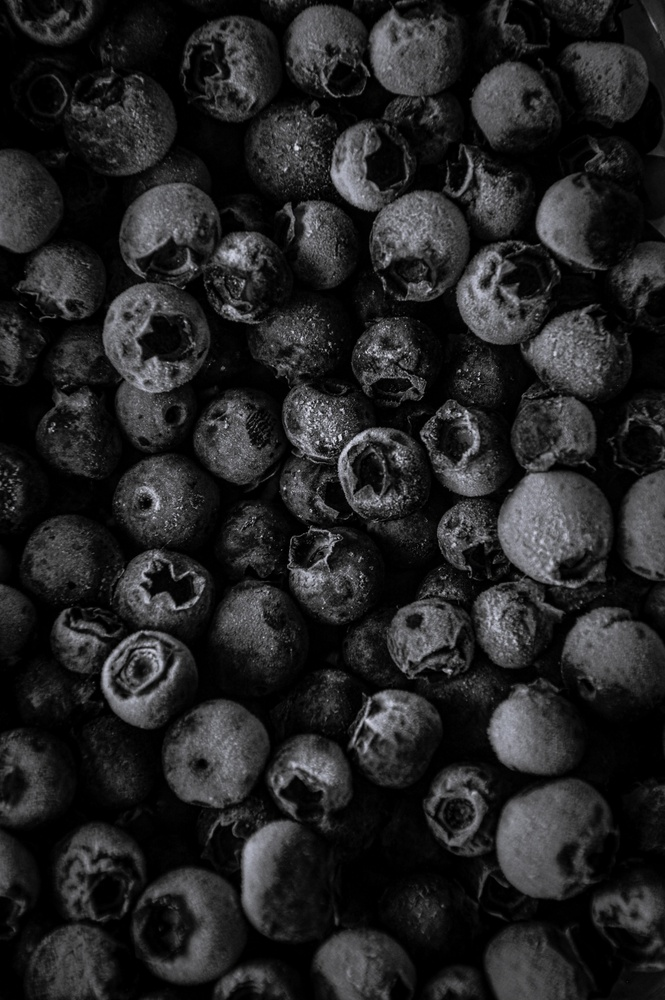
#> input picture P1/1.jpg, 665 x 1000 px, shrunk from 4000 x 6016 before the run
$ jupyter execute 'SALÍS_CABRERA_Actividad_1.ipynb'
#> lines starting #> are read from the running program, lines starting #| are printed output that depends on the picture
#> further down, imagen_original is the input picture: shape (1000, 665, 3); mean B, G, R 36.7, 36, 35.9
# **Actividad I**
## *Antonio Cabrera y Álvaro Salís*

### Imagen 1 – CLAHE manual

[cell 1]
import cv2
import numpy as np
import matplotlib.pyplot as plt

def clahe_manual(imagen, tamano_tile=64, limite_recorte=2.0):
#> called with tamano_tile = 32, limite_recorte = 2
    h, w = imagen.shape
#> h = 1000; w = 665
    resultado = np.zeros_like(imagen, dtype=np.float32)

    for y in range(0, h, tamano_tile):
        for x in range(0, w, tamano_tile):
            tile = imagen[y:y+tamano_tile, x:x+tamano_tile]

            hist = np.zeros(256)
            for valor in tile.flatten():
                hist[valor] += 1

            limite = int(limite_recorte * tile.size / 256)
            for i in range(256):
                if hist[i] > limite:
                    hist[i] = limite

            cdf = hist.cumsum()
            cdf_normalizado = (cdf - cdf.min()) * 255 / (cdf.max() - cdf.min())

            tile_mejorado = cdf_normalizado[tile]
            resultado[y:y+tamano_tile, x:x+tamano_tile] = tile_mejorado
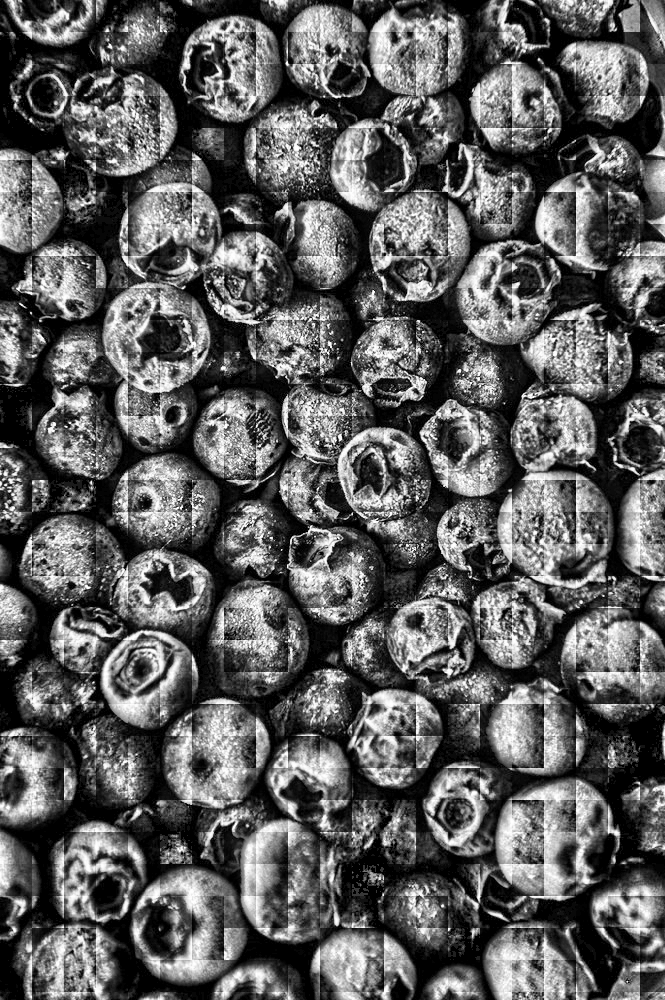
#> resultado: shape (1000, 665) float32; min 0, max 255, mean 93.2

    return np.clip(resultado, 0, 255).astype(np.uint8)

imagen_original = cv2.imread('1.jpg')
imagen_gris = cv2.cvtColor(imagen_original, cv2.COLOR_BGR2GRAY)

imagen_clahe = clahe_manual(imagen_gris, tamano_tile=32, limite_recorte=2.0)

plt.figure(figsize=(12, 4))

plt.subplot(1, 3, 1)
plt.imshow(imagen_gris, cmap='gray')
plt.title('Original')
plt.axis('off')

plt.subplot(1, 3, 2)
plt.imshow(imagen_clahe, cmap='gray')
plt.title('CLAHE Manual')
plt.axis('off')

plt.subplot(1, 3, 3)
plt.hist(imagen_gris.ravel(), bins=50, alpha=0.7, label='Original')
plt.hist(imagen_clahe.ravel(), bins=50, alpha=0.7, label='CLAHE')
plt.legend()

plt.tight_layout()
plt.show()
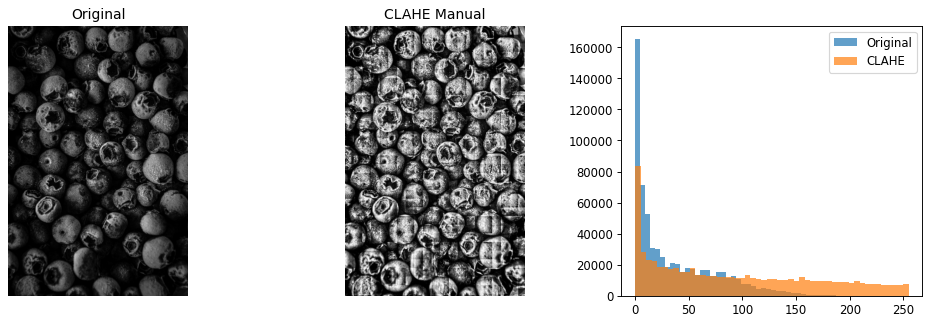
#> figure drawn by matplotlib, 3 panels; panel 3: tallest bar 165567 high, from x = 0 to 4.68; panel 3: tallest bar 83634 high, from x = 0 to 5.1

cv2.imwrite('imagen1_original.jpg', imagen_gris)
cv2.imwrite('imagen1_clahe_manual.jpg', imagen_clahe)
#> Out = True

$ run again, with P1/3.jpg copied over P1/1.jpg
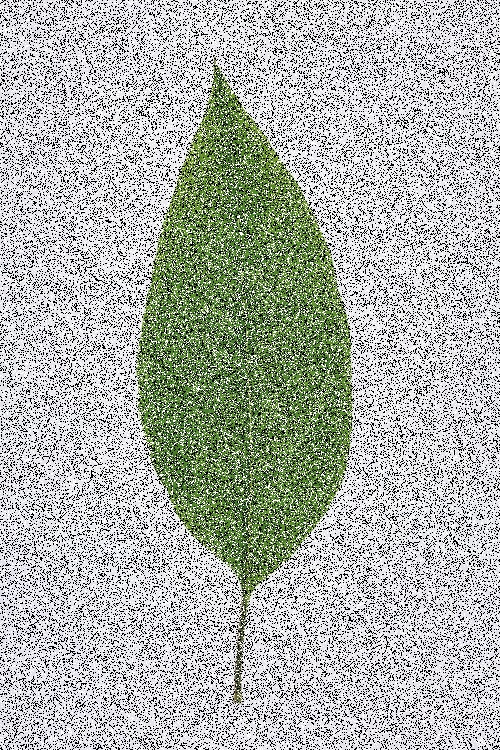
#> input picture P1/3.jpg, 500 x 750 px
#> imagen_original is the input picture: shape (750, 500, 3); mean B, G, R 170.7, 177, 172.6
#> after the loop in clahe_manual, `for y in range(0, h, tamano_tile):`:
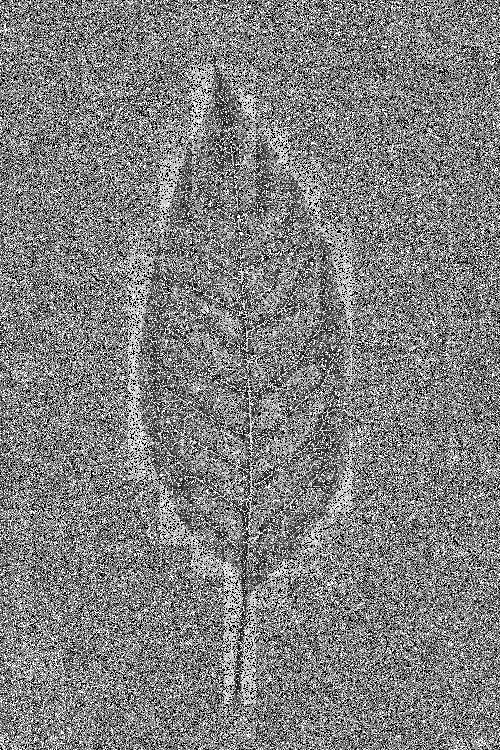
#> resultado: shape (750, 500) float32; min 0, max 255, mean 128.2
#> `plt.show()`:
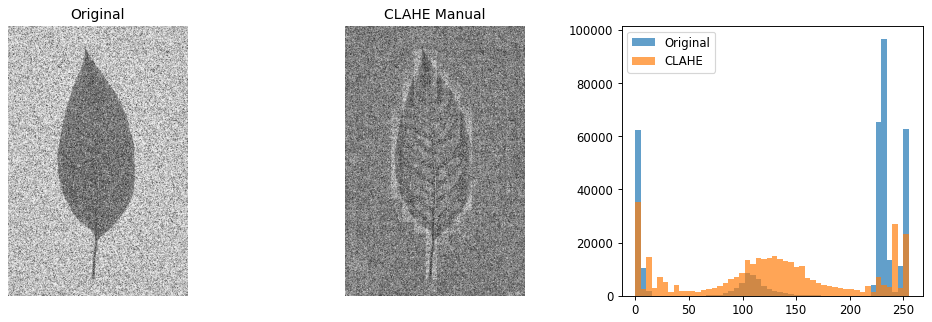
#> figure drawn by matplotlib, 3 panels; panel 3: tallest bar 96761 high, from x = 229.5 to 234.6; panel 3: tallest bar 35296 high, from x = 0 to 5.1
#> Out = True

$ run again, with P1/4.png saved as P1/1.jpg
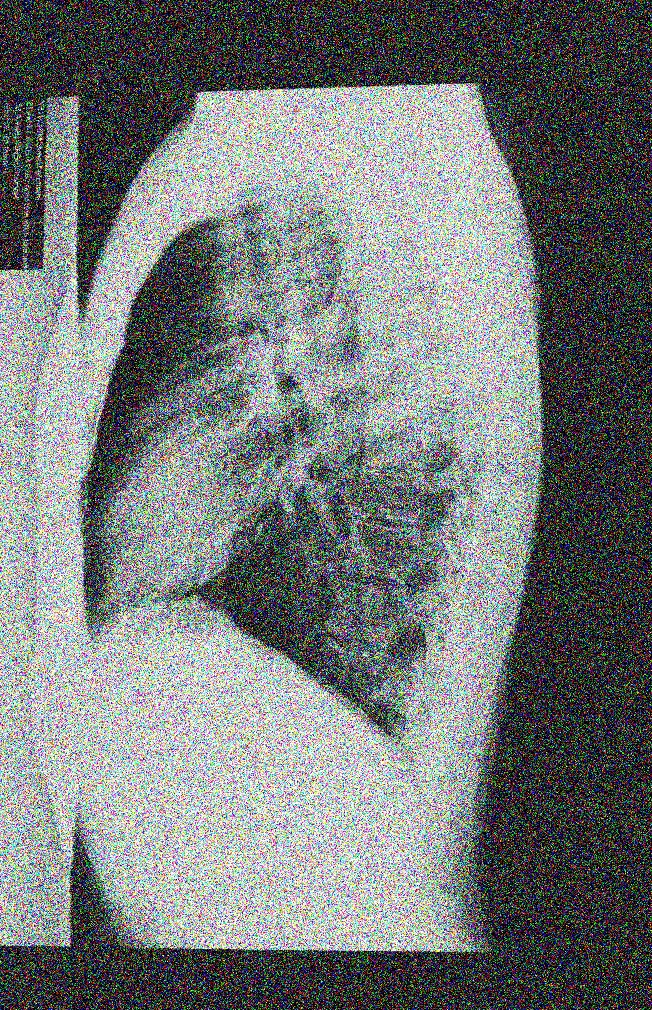
#> input picture P1/4.png, 652 x 1010 px
#> imagen_original is the input picture: shape (1010, 652, 3); mean B, G, R 121.6, 121.9, 117.9
#> after the loop in clahe_manual, `for y in range(0, h, tamano_tile):`:
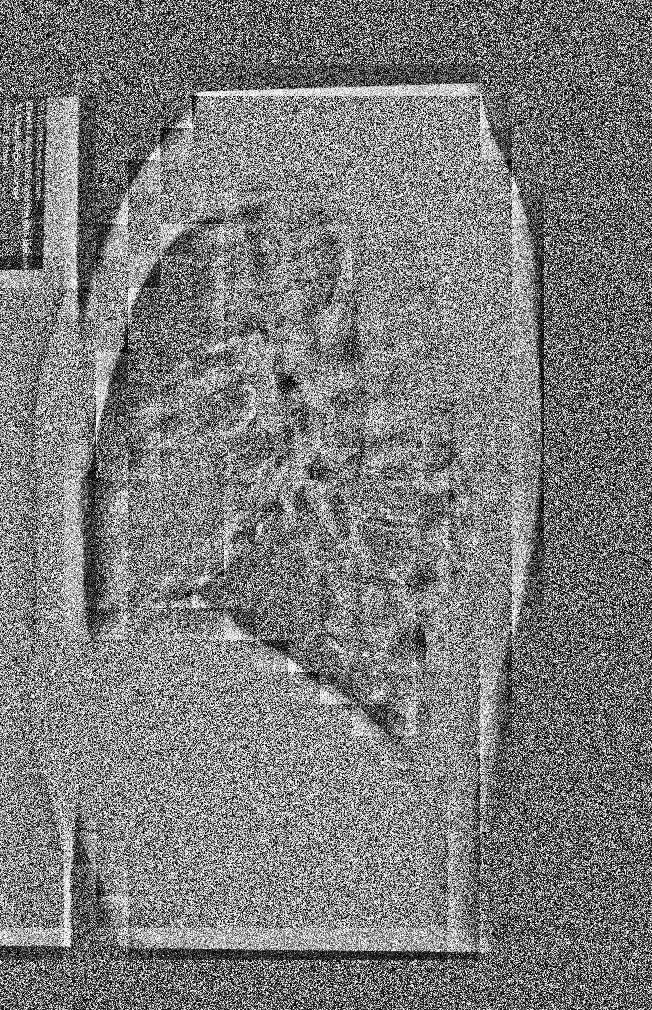
#> resultado: shape (1010, 652) float32; min 0, max 255, mean 123.7
#> `plt.show()`:
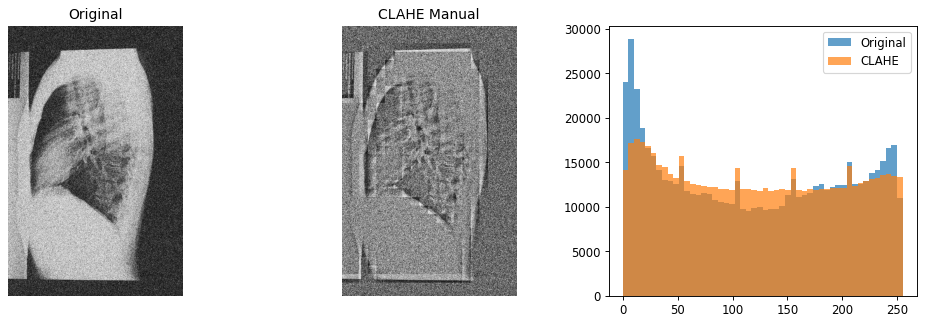
#> figure drawn by matplotlib, 3 panels; panel 3: tallest bar 28912 high, from x = 5.1 to 10.2; panel 3: tallest bar 17630 high, from x = 10.2 to 15.3
#> Out = True
